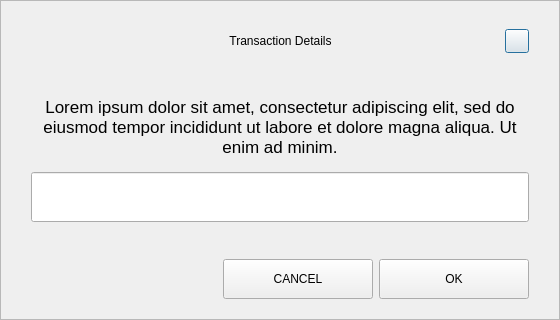
<?xml version="1.0" encoding="UTF-8"?>
<ui version="4.0">
 <class>SendChangeAddressDialog</class>
 <widget class="QDialog" name="SendChangeAddressDialog">
  <property name="geometry">
   <rect>
    <x>0</x>
    <y>0</y>
    <width>560</width>
    <height>320</height>
   </rect>
  </property>
  <property name="windowTitle">
   <string>Dialog</string>
  </property>
  <layout class="QVBoxLayout" name="verticalLayout">
   <property name="spacing">
    <number>0</number>
   </property>
   <property name="leftMargin">
    <number>0</number>
   </property>
   <property name="topMargin">
    <number>0</number>
   </property>
   <property name="rightMargin">
    <number>0</number>
   </property>
   <property name="bottomMargin">
    <number>0</number>
   </property>
   <item>
    <widget class="QFrame" name="frame">
     <property name="styleSheet">
      <string notr="true"/>
     </property>
     <property name="frameShape">
      <enum>QFrame::StyledPanel</enum>
     </property>
     <property name="frameShadow">
      <enum>QFrame::Raised</enum>
     </property>
     <layout class="QVBoxLayout" name="verticalLayout_2" stretch="0,0,0,0,0,0">
      <property name="spacing">
       <number>15</number>
      </property>
      <property name="leftMargin">
       <number>30</number>
      </property>
      <property name="topMargin">
       <number>20</number>
      </property>
      <property name="rightMargin">
       <number>30</number>
      </property>
      <property name="bottomMargin">
       <number>20</number>
      </property>
      <item>
       <layout class="QHBoxLayout" name="horizontalLayout_3">
        <property name="spacing">
         <number>0</number>
        </property>
        <item>
         <spacer name="horizontalSpacer_2">
          <property name="orientation">
           <enum>Qt::Horizontal</enum>
          </property>
          <property name="sizeHint" stdset="0">
           <size>
            <width>40</width>
            <height>20</height>
           </size>
          </property>
         </spacer>
        </item>
        <item>
         <widget class="QLabel" name="labelTitle">
          <property name="minimumSize">
           <size>
            <width>0</width>
            <height>40</height>
           </size>
          </property>
          <property name="maximumSize">
           <size>
            <width>16777215</width>
            <height>40</height>
           </size>
          </property>
          <property name="styleSheet">
           <string notr="true">padding-left:24px;</string>
          </property>
          <property name="text">
           <string>Transaction Details</string>
          </property>
          <property name="alignment">
           <set>Qt::AlignCenter</set>
          </property>
          <property name="margin">
           <number>7</number>
          </property>
         </widget>
        </item>
        <item>
         <spacer name="horizontalSpacer">
          <property name="orientation">
           <enum>Qt::Horizontal</enum>
          </property>
          <property name="sizeHint" stdset="0">
           <size>
            <width>40</width>
            <height>20</height>
           </size>
          </property>
         </spacer>
        </item>
        <item>
         <widget class="QPushButton" name="btnEsc">
          <property name="minimumSize">
           <size>
            <width>24</width>
            <height>24</height>
           </size>
          </property>
          <property name="maximumSize">
           <size>
            <width>24</width>
            <height>24</height>
           </size>
          </property>
          <property name="text">
           <string/>
          </property>
         </widget>
        </item>
       </layout>
      </item>
      <item>
       <spacer name="verticalSpacer_2">
        <property name="orientation">
         <enum>Qt::Vertical</enum>
        </property>
        <property name="sizeHint" stdset="0">
         <size>
          <width>20</width>
          <height>40</height>
         </size>
        </property>
       </spacer>
      </item>
      <item>
       <layout class="QHBoxLayout" name="horizontalLayout_4">
        <item>
         <widget class="QLabel" name="labelMessage">
          <property name="sizePolicy">
           <sizepolicy hsizetype="Preferred" vsizetype="Expanding">
            <horstretch>0</horstretch>
            <verstretch>0</verstretch>
           </sizepolicy>
          </property>
          <property name="minimumSize">
           <size>
            <width>0</width>
            <height>0</height>
           </size>
          </property>
          <property name="styleSheet">
           <string notr="true">font-size: 17px;</string>
          </property>
          <property name="text">
           <string>Lorem ipsum dolor sit amet, consectetur adipiscing elit, sed do eiusmod tempor incididunt ut labore et dolore magna aliqua. Ut enim ad minim.</string>
          </property>
          <property name="alignment">
           <set>Qt::AlignCenter</set>
          </property>
          <property name="wordWrap">
           <bool>true</bool>
          </property>
         </widget>
        </item>
       </layout>
      </item>
      <item>
       <layout class="QHBoxLayout" name="horizontalLayout_2">
        <property name="spacing">
         <number>0</number>
        </property>
        <property name="leftMargin">
         <number>0</number>
        </property>
        <property name="rightMargin">
         <number>0</number>
        </property>
        <item>
         <widget class="QLineEdit" name="lineEditAddress">
          <property name="minimumSize">
           <size>
            <width>0</width>
            <height>50</height>
           </size>
          </property>
         </widget>
        </item>
       </layout>
      </item>
      <item>
       <spacer name="verticalSpacer">
        <property name="orientation">
         <enum>Qt::Vertical</enum>
        </property>
        <property name="sizeHint" stdset="0">
         <size>
          <width>20</width>
          <height>40</height>
         </size>
        </property>
       </spacer>
      </item>
      <item>
       <layout class="QHBoxLayout" name="horizontalLayout" stretch="0,0,0">
        <property name="spacing">
         <number>6</number>
        </property>
        <property name="leftMargin">
         <number>0</number>
        </property>
        <property name="rightMargin">
         <number>0</number>
        </property>
        <item>
         <spacer name="horizontalSpacer_3">
          <property name="orientation">
           <enum>Qt::Horizontal</enum>
          </property>
          <property name="sizeHint" stdset="0">
           <size>
            <width>40</width>
            <height>20</height>
           </size>
          </property>
         </spacer>
        </item>
        <item>
         <widget class="QPushButton" name="btnCancel">
          <property name="minimumSize">
           <size>
            <width>150</width>
            <height>40</height>
           </size>
          </property>
          <property name="text">
           <string>CANCEL</string>
          </property>
         </widget>
        </item>
        <item>
         <widget class="QPushButton" name="btnSave">
          <property name="minimumSize">
           <size>
            <width>150</width>
            <height>40</height>
           </size>
          </property>
          <property name="text">
           <string>OK</string>
          </property>
         </widget>
        </item>
       </layout>
      </item>
     </layout>
    </widget>
   </item>
  </layout>
 </widget>
 <resources/>
 <connections/>
</ui>
